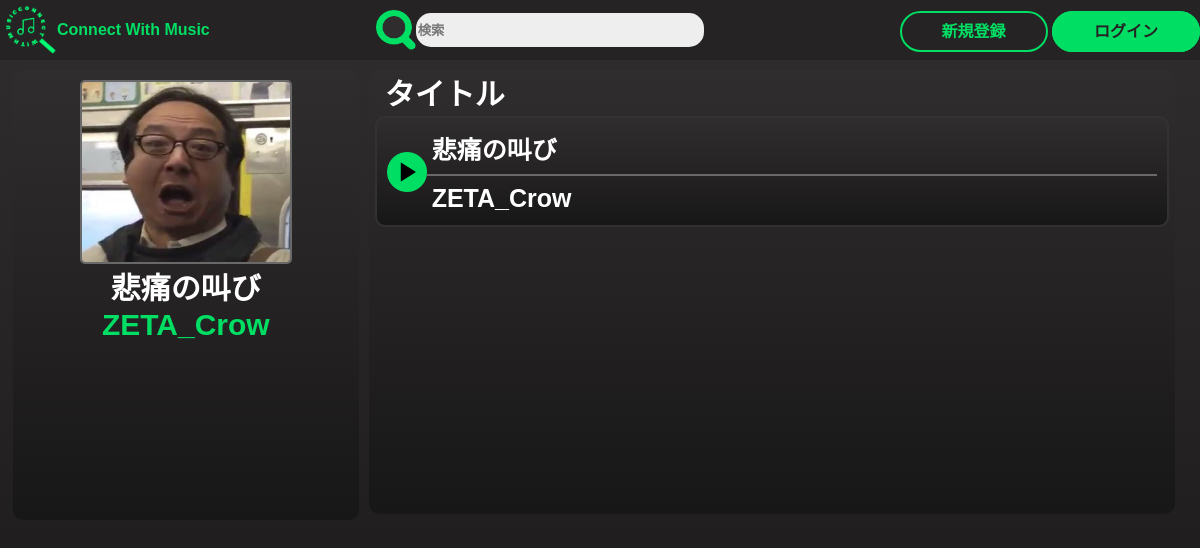
/album/xbDVXnUVBf2qMmxPMBQr06QSF, run on the app's committed database.
### cwmapp/models.py (models this page shows, shortened)
class Album( models.Model ):#ユーザが投稿したアルバムテーブル
    def save_album_image( instance, filename ):
        ext = filename.split( '.' )[ -1 ]
        return f'{ instance.album_userid }/albums/{ instance.album_id }/image/{ instance.album_id }.{ ext }'
    album_id = models.TextField(default=Utils.randomid, primary_key = True )#アルバムのID
    album_userid = models.TextField()#投稿者のID
    album_name = models.CharField( max_length = 100 )
    album_image = models.FileField( upload_to = save_album_image )

class CustomUser(AbstractBaseUser, PermissionsMixin):
    def save_user( instance, filename ):
        return f'{ instance.userid }/image/{ filename }'#ユーザ画像
    username_validator = UnicodeUsernameValidator()
    username = models.CharField(
        _("username"),
        max_length=50,
        help_text=_(
            "この名前は公開されます。"
        ),
        validators=[username_validator],
        error_messages={
            "msg": _("A user with that username already exists."),
        },
    )
    email = models.EmailField(_("email address"), blank=True, primary_key=True)
    userid = models.CharField(
        _( "userid" ),
        max_length=100,
        unique=True,
        default=Utils.randomid,
        help_text=_(
            "この名前は公開されません。"
        ),
        validators = [username_validator],
        error_messages={
            "msg": _( "fuck!" )
        }
    )
    image = models.ImageField( upload_to = save_user )
    is_premium = models.BooleanField(
        default=False
    )
    is_staff = models.BooleanField(
        _("staff status"),
        default=False,
        help_text=_("Designates whether the user can log into this admin site."),
    )
    is_active = models.BooleanField(
        _("active"),
        default=True,
        help_text=_(
            "Designates whether this user should be treated as active. "
            "Unselect this instead of deleting accounts."
        ),
    )
    date_joined = models.DateTimeField(_("date joined"), default=timezone.now)
    objects = UserManager()
    EMAIL_FIELD = "email"
    USERNAME_FIELD = "email"
    REQUIRED_FIELDS = []
    class Meta:
        verbose_name = _("user")
        verbose_name_plural = _("users")

class Music( models.Model ):#ユーザが投稿した音楽テーブル
    def save_full_track( instance, filename ):#フルの楽曲を保存するパス
        ext = filename.split('.')[-1]
        return f'{ Album.objects.get( album_id = instance.music_album_id ).album_userid }/albums/{ instance.music_album_id }/tracks/full/{ instance.music_id }.{ ext }'
    def save_preview_track( instance, filename ):#プレビューの楽曲を保存するパス
        ext = filename.split('.')[-1]
        return f'{ Album.objects.get( album_id = instance.music_album_id ).album_userid }/albums/{ instance.music_album_id }/tracks/pre/{ instance.music_id }.{ ext }'
    music_id = models.TextField(default=Utils.randomid, primary_key = True )#曲のID
    music_album_id = models.TextField()#所属するアルバムのID
    music_name = models.CharField( max_length = 100 )
    music_track_full = models.FileField( upload_to = save_full_track )#フルの音楽
    music_track_preview = models.FileField( upload_to = save_preview_track )#プレビュー音楽

### cwmapp/views.py (the view)
# urls.py: path( "album/<slug:id>", album, name="album" ),
def album( request, id ):
    artist_album = []
    album_items = []
    User = False
    content = {
        'artist_album': artist_album,
        'album_items': album_items,
        'data':User,
        'is_original' : False,
    }
    if request.user.is_authenticated:
        User = CustomUser.objects.filter( userid = request.user.userid )
    if len( id ) == 25:
        content[ 'is_original' ] = True
        albm_tbl = Album.objects.get( album_id = id )
        artt_tbl = CustomUser.objects.get( userid = albm_tbl.album_userid )
        artist_album = {
            'image' : [
                {
                    'url' : albm_tbl.album_image,
                },
            ],
            'name' : albm_tbl.album_name,
            'artists' : {
                'name' : artt_tbl.username,
                'id' : artt_tbl.userid,
            }
        }
        for i in Music.objects.filter( music_album_id = id ):
            album_items.append( {
                'name' : i.music_name,
                'id' : i.music_id,
                'preview_url' : i.music_track_preview,
                'artists' : {
                    'name' : artt_tbl.username,
                    'id' : artt_tbl.userid,
                },
            } )
    else:
        albums = SPOTIFY.albums( [ id ], market=None )
        artist_album = albums['albums'][0]
        album_items = albums['albums'][0]['tracks']['items']
    content[ 'artist_album' ] = artist_album
    content[ 'album_items' ] = album_items
    content[ 'data' ] = User
    return render( request, 'cwm/album.html', content )

### cwmapp/templates/cwm/album.html (shortened to what this page needs)
{% extends "cwm/base.html" %}
{% load static %}
{% block content %}
<link rel="stylesheet" href="{% static 'css/artist.css' %}">
<link rel="stylesheet" href="{% static 'css/index.css' %}">
<link rel="stylesheet" href="{% static 'css/album.css' %}">
<main>
    <link rel="stylesheet" href="{% static 'css/loading.css' %}">
    {% if is_original %}
        <div id="box1">
            <div class="artist">
                {% if artist_album.image.0.url %}
                    <img src="/media_local/{{ artist_album.image.0.url }}" alt="">
                {% else %}
                    <img src="{% static 'img/users/baseuser.jpg' %}" alt="">
                {% endif %}
                <p class="bigtext">{{ artist_album.name }}</p>
                <p class="bigtext"><a href="{% url 'user' artist_album.artists.id %}">{{ artist_album.artists.name }}</a></p>
            </div>
        </div>
        <div id="box2">
            <div class="artist-flex">
                <p class="bigtext">タイトル</p>
                <div class="album">
                    {% for i in album_items %}
                        <div class="albumbox">
                            <button class="PlaySongBT" type="button" value="/media_local/{{ i.preview_url }}" onclick="PlayMusic('/media_local/{{ i.preview_url }}', this)">
                                <img src="{% static 'img/tmp/play_green.png' %}" alt="">
                            </button>
                            <div class="AlbumNameBox">
                                <p class="AlbumNameText"><a href="{% url 'mus' i.id %}">{{ i.name }}</a></p>
                                <hr>
                                <p class="AlbumNameText"><a href="{% url 'user' i.artists.id %}">{{ i.artists.name }}</a></p>
                            </div>
                        </div>
                    {% endfor %}
                </div>
            </div>
        </div>
    {% endif %}
</main>
{% endblock %}

### static/css/base.css (style rules this page uses)
html { min-height: 100%; }
body { height: 100%; font-family: 'メイリオ', 'Meiryo', 'Hiragino Kaku Gothic ProN', 'ヒラギノ角ゴ ProN W3', sans-serif; background: linear-gradient(180deg, #2f2d2d 0%, #252323 48%, #181717 100%); }
#box1, #box2 { margin: 2px; background: #2f2d2d; background: linear-gradient(180deg, #2f2d2d 0%, #252323 48%, #181717 100%); border-radius: 10px; height: 100%; }
a, .Hideblock { text-decoration: none; color: #00de64; }

### static/css/artist.css (style rules this page uses)
main { margin-top: 70px; padding-bottom: 70px; width: 99%; display: flex; }
#box1, #box2 { margin: 0 5px; }
#box1 { width: 30%; height: 100%; display: flex; flex-direction: column; }
#box1 p { margin-top: 32px; }
#box1 .artist { display: flex; flex-direction: column; align-items: center; }
#box1 .artist img { margin-top: 10px; width: 240px; height: 240px; border-radius: 5px; border: 2px solid #696969; }
#box1 .artist p { margin: 0 10px; }
#box2 { width: 70%; }
.album { width: 100%; height: 300px; display: flex; flex-direction: column; overflow-y: scroll; }
.albumbox { margin: 2px 6px; padding: 10px; background: #2f2d2d; background: linear-gradient(180deg, #2f2d2d 0%, #252323 48%, #181717 100%); border-radius: 10px; border: solid 2px #323232; position: relative; display: flex; flex-direction: row; transition: 0.3s; }
.artist-flex { display: flex; align-items: flex-start; flex-direction: column; }
.AlbumNameBox { width: 100%; }
.AlbumNameBox hr { background-color: #696969; width: 100%; height: 2px; border: none; }
.AlbumNameText { font-size: 25px; font-weight: bold; color: #ffffff; margin: 2px 5px; }
.AlbumNameText a { transition: 0.2s; color: #ffffff; }

### static/css/index.css (style rules this page uses)
main { margin-top: 70px; padding-bottom: 100px; width: 99%; }
.bigtext { margin: 0 2px 0 16px; font-size: 30px; font-weight: bold; color: #ffffff; }
.PlaySongBT { position: absolute; background: none; width: auto; padding: 0; margin: 0; border: 0; font-size: 0; line-height: 0; overflow: visible; cursor: pointer; top: 112px; left: 9px; transition: 0.3s; z-index: 5; }
.PlaySongBT img { width: 40px; height: 40px; }

### static/css/album.css (style rules this page uses)
main { margin-top: 70px; padding-bottom: 70px; width: 99%; display: flex; }
#box1, #box2 { margin: 0 5px; }
#box1 { width: 30%; height: 450px; display: flex; flex-direction: column; }
#box1 p { margin-top: 32px; }
#box1 .artist { display: flex; flex-direction: column; align-items: center; }
#box1 .artist img { margin-top: 10px; width: 60%; height: 60%; border-radius: 5px; border: 2px solid #696969; }
#box1 .artist p { margin: 0 10px; }
#box2 { width: 70%; }
.album { width: 100%; height: 400px; display: flex; flex-direction: column; overflow-y: scroll; }
.albumbox { margin: 2px 6px; padding: 10px; background: #2f2d2d; background: linear-gradient(180deg, #2f2d2d 0%, #252323 48%, #181717 100%); border-radius: 10px; border: solid 2px #323232; position: relative; display: flex; flex-direction: row; transition: 0.3s; }
.albumbox .PlaySongBT, .albumbox .StopSongBT { position: initial; }
.artist-flex { display: flex; align-items: flex-start; flex-direction: column; }
.AlbumNameBox { width: 100%; }
.AlbumNameBox hr { background-color: #696969; width: 100%; height: 2px; border: none; }
.AlbumNameText { font-size: 25px; font-weight: bold; color: #ffffff; margin: 2px 5px; }
.AlbumNameText a { transition: 0.2s; color: #ffffff; }

### data on the page
Album: image.0 (picture), name "悲痛の叫び"
CustomUser: artists.name "ZETA_Crow", artists.name "ZETA_Crow"
Music: name "悲痛の叫び"
